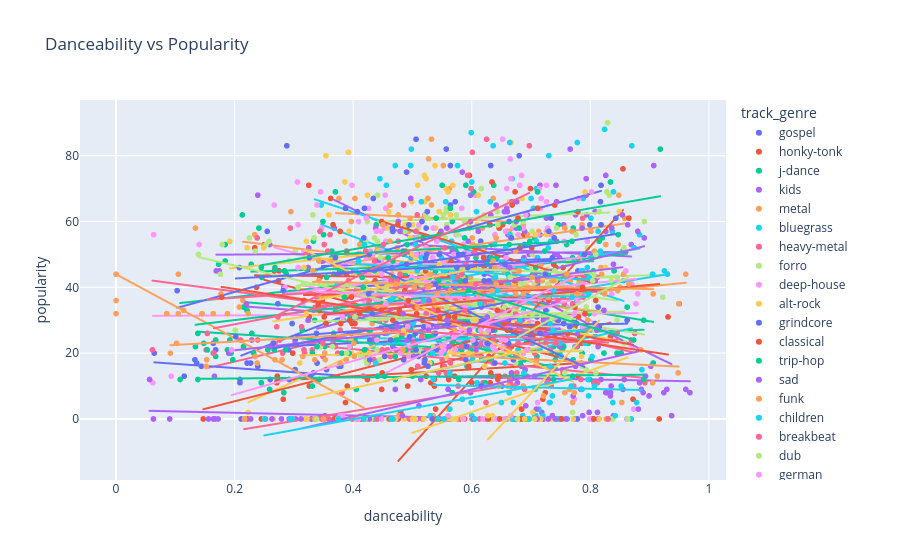

The code cell stored with this chart in its notebook:
### Code cell
fig = px.scatter(
    df.sample(2000),
    x="danceability",
    y="popularity",
    title="Danceability vs Popularity",
    color="track_genre",
    hover_name="track_name",
    trendline="ols"
)
fig.show()
